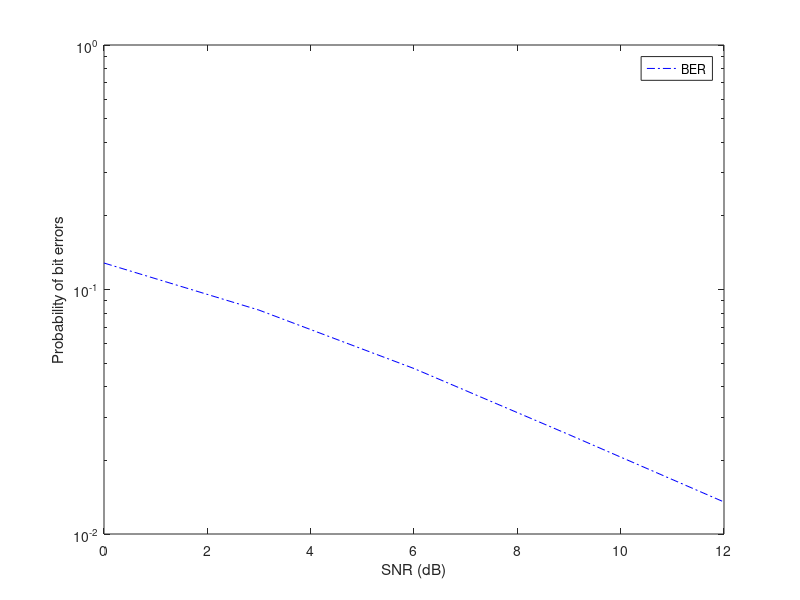

Here is the MATLAB script that generated this plot:
%BER of BKSK Signalling in Rayleigh fading channel
clear all;
SNR_dB=[0 3 6 9 12];
Nt=10^5;
Count_BER=zeros(1,length(SNR_dB));
x_gray = zeros(1,2);
r_ray = zeros(1,2);
for n=1:length(SNR_dB)
 SNR=10^(SNR_dB(n)/10);
 N0=1/(SNR);
 for t=1:Nt
 %-----------------------------------
 %generate received signal
 b1=floor(rand(1)*2); 
 b2=floor(rand(1)*2); 
 x1 = (-1)^b1;
 x2 = (-1)^b2;
 x = x1 +j * x2;
 x_gray(1,1) = (x2 < 0);
 x_gray(1,2) = (x1 < 0);
 h=(randn(1)+j*randn(1))*sqrt(1/2); % Rayleigh fadingchannel
 w=(randn(1)+j*randn(1))*sqrt(N0/2); % AWGN r=[n1, n2, n3,n4]
 y=h*x+w;
 %-------------------------------------
 %Detection
 r=y/h;
 r_gray(1,1) = (imag(r) < 0);
 r_gray(1,2) = (real(r) < 0);
 if sum(abs(x_gray - r_gray)) >= 1
    Count_BER(n)=Count_BER(n) + 1;
 end
 end
end
BER=Count_BER./(2*Nt);
semilogy(SNR_dB,BER,'b-.');
legend('BER');
xlabel('SNR (dB)');
ylabel('Probability of bit errors');